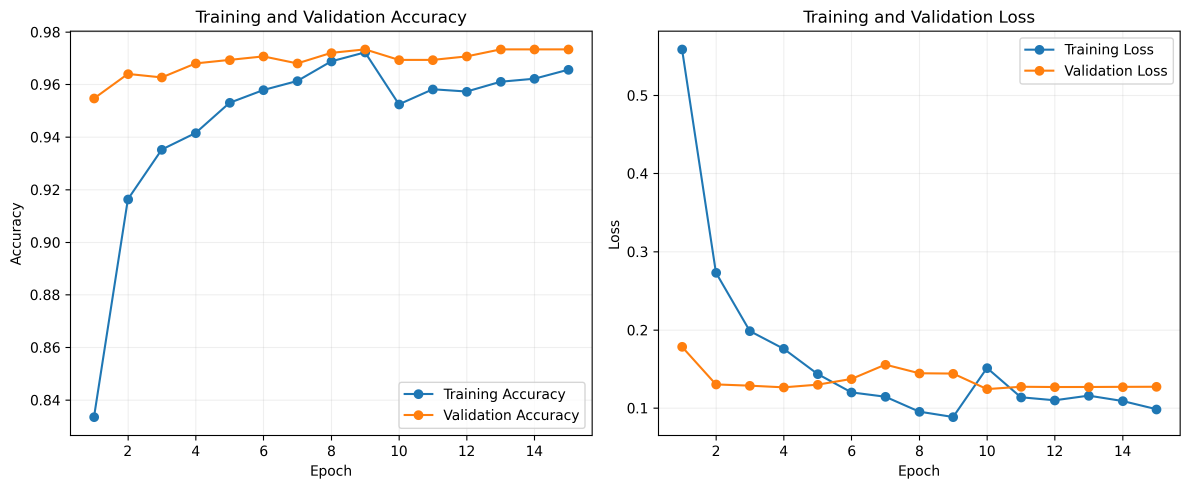
#> input picture models/training_history.png, 3570 x 1466 px (shown at 1/3 size)
$ python -i image_processing.py   (imports and definitions only)   (older library calls are emulated)
#> lines starting #> are read from the running program, lines starting #| are printed output that depends on the picture
from dataclasses import asdict, dataclass
from hashlib import sha256
from io import BytesIO
from pathlib import Path
from time import perf_counter
from typing import Iterable

import cv2
import numpy as np
from PIL import Image

from config import IMAGE_SIZE, QUALITY_THRESHOLDS, QualityThresholds


@dataclass
class QualityMetrics:
    width: int
    height: int
    aspect_ratio: float
    brightness: float
    dark_clip_percent: float
    bright_clip_percent: float
    contrast: float
    blur_score: float
    noise_score: float


@dataclass
class ProcessingResult:
    original_rgb: np.ndarray
    processed_rgb: np.ndarray
    original_metrics: QualityMetrics
    processed_metrics: QualityMetrics
    detected_problems: list[str]
    applied_methods: list[str]
    final_status: str
    processing_time: float

    # [12 lines left out: function report, not called in this run]


def read_image(image_source) -> np.ndarray:
    """Read a path, uploaded bytes, or a NumPy image and return RGB uint8."""
    if isinstance(image_source, np.ndarray):
        image = image_source.copy()
        if image.ndim == 2:
            image = cv2.cvtColor(image, cv2.COLOR_GRAY2RGB)
        elif image.ndim == 3 and image.shape[2] == 4:
            image = cv2.cvtColor(image, cv2.COLOR_RGBA2RGB)
        return np.clip(image, 0, 255).astype(np.uint8)

    if isinstance(image_source, (str, Path)):
        data = np.fromfile(str(image_source), dtype=np.uint8)
    elif isinstance(image_source, bytes):
        data = np.frombuffer(image_source, dtype=np.uint8)
    elif hasattr(image_source, "getvalue"):
        data = np.frombuffer(image_source.getvalue(), dtype=np.uint8)
    else:
        raise TypeError("Unsupported image source")

    decoded = cv2.imdecode(data, cv2.IMREAD_UNCHANGED)
    if decoded is None:
        raise ValueError("The image is unreadable or corrupted")
    if decoded.ndim == 2:
        return cv2.cvtColor(decoded, cv2.COLOR_GRAY2RGB)
    if decoded.shape[2] == 4:
        return cv2.cvtColor(decoded, cv2.COLOR_BGRA2RGB)
    return cv2.cvtColor(decoded, cv2.COLOR_BGR2RGB)


def calculate_quality(image_rgb: np.ndarray) -> QualityMetrics:
    height, width = image_rgb.shape[:2]
    gray = cv2.cvtColor(image_rgb, cv2.COLOR_RGB2GRAY)
    brightness = float(np.mean(gray))
    contrast = float(np.std(gray))
    blur_score = float(cv2.Laplacian(gray, cv2.CV_64F).var())
    dark_clip_percent = float(np.mean(gray <= 5) * 100)
    bright_clip_percent = float(np.mean(gray >= 250) * 100)
    smooth = cv2.GaussianBlur(gray, (3, 3), 0)
    noise_score = float(np.std(gray.astype(np.float32) - smooth.astype(np.float32)))
    return QualityMetrics(
        width=width,
        height=height,
        aspect_ratio=round(width / max(height, 1), 4),
        brightness=round(brightness, 4),
        dark_clip_percent=round(dark_clip_percent, 4),
        bright_clip_percent=round(bright_clip_percent, 4),
        contrast=round(contrast, 4),
        blur_score=round(blur_score, 4),
        noise_score=round(noise_score, 4),
    )


def detect_problems(
    metrics: QualityMetrics,
    thresholds: QualityThresholds = QUALITY_THRESHOLDS,
) -> list[str]:
    problems = []
    if metrics.width < thresholds.reject_width or metrics.height < thresholds.reject_height:
        problems.append("very_low_resolution")
    elif metrics.width < thresholds.min_width or metrics.height < thresholds.min_height:
        problems.append("low_resolution")
    if metrics.brightness < thresholds.dark_brightness:
        problems.append("dark")
    elif metrics.brightness > thresholds.bright_brightness:
        problems.append("overexposed")
    if metrics.dark_clip_percent > thresholds.dark_clip_percent:
        problems.append("dark_clipping")
    if metrics.bright_clip_percent > thresholds.bright_clip_percent:
        problems.append("bright_clipping")
    if metrics.contrast < thresholds.low_contrast:
        problems.append("low_contrast")
    if metrics.blur_score < thresholds.severe_blur:
        problems.append("severe_blur")
    elif metrics.blur_score < thresholds.mild_blur:
        problems.append("mild_blur")
    if metrics.noise_score > thresholds.noise_score:
        problems.append("noise")
    return problems


# [12 lines left out: functions gamma_correction, improve_local_contrast, not called in this run]


def reduce_noise(image_rgb: np.ndarray) -> np.ndarray:
    return cv2.bilateralFilter(image_rgb, d=5, sigmaColor=35, sigmaSpace=35)


# [4 lines left out: function unsharp_mask, not called in this run]


def resize_with_padding(
    image_rgb: np.ndarray,
    target_size: tuple[int, int] = IMAGE_SIZE,
    padding_color: tuple[int, int, int] = (0, 0, 0),
) -> np.ndarray:
    target_height, target_width = target_size
    height, width = image_rgb.shape[:2]
    scale = min(target_width / width, target_height / height)
    new_width = max(1, int(round(width * scale)))
    new_height = max(1, int(round(height * scale)))
    interpolation = cv2.INTER_AREA if scale < 1 else cv2.INTER_CUBIC
    resized = cv2.resize(image_rgb, (new_width, new_height), interpolation=interpolation)

    canvas = np.full((target_height, target_width, 3), padding_color, dtype=np.uint8)
    left = (target_width - new_width) // 2
    top = (target_height - new_height) // 2
    canvas[top : top + new_height, left : left + new_width] = resized
    return canvas


def smart_process_image(
    image_source,
    thresholds: QualityThresholds = QUALITY_THRESHOLDS,
    target_size: tuple[int, int] = IMAGE_SIZE,
) -> ProcessingResult:
    started = perf_counter()
    original = read_image(image_source)
    original_metrics = calculate_quality(original)
    problems = detect_problems(original_metrics, thresholds)
    processed = original.copy()
    methods = []

    if "very_low_resolution" not in problems:
        if "dark" in problems and "dark_clipping" not in problems:
            processed = gamma_correction(processed, 0.65)
            methods.append("gamma_brightening")
        elif "overexposed" in problems and "bright_clipping" not in problems:
            processed = gamma_correction(processed, 1.35)
            methods.append("gamma_darkening")

        if "low_contrast" in problems:
            processed = improve_local_contrast(processed)
            methods.append("clahe")
        if "noise" in problems:
            processed = reduce_noise(processed)
            methods.append("bilateral_filter")
        if "mild_blur" in problems:
            processed = unsharp_mask(processed)
            methods.append("unsharp_mask")

    if processed.shape[:2] != target_size:
        processed = resize_with_padding(processed, target_size)
        methods.append("aspect_ratio_resize_and_padding")

    processed_metrics = calculate_quality(processed)
    severe = {"very_low_resolution", "severe_blur", "dark_clipping", "bright_clipping"}
    if "very_low_resolution" in problems:
        status = "Rejected"
    elif severe.intersection(problems):
        status = "Review"
    elif methods:
        status = "Processed"
    else:
        status = "Accepted"

    return ProcessingResult(
        original_rgb=original,
        processed_rgb=processed,
        original_metrics=original_metrics,
        processed_metrics=processed_metrics,
        detected_problems=problems,
        applied_methods=methods,
        final_status=status,
        processing_time=perf_counter() - started,
    )


# [35 lines left out: functions save_rgb_image, encode_jpeg, file_sha256, perceptual_hash, not called in this run]


def hamming_distance(hash_a: str, hash_b: str) -> int:
    return (int(hash_a, 16) ^ int(hash_b, 16)).bit_count()


# [12 lines left out: function quality_histogram, not called in this run]

>>> import cv2
>>> picture = cv2.cvtColor(cv2.imread('models/training_history.png'), cv2.COLOR_BGR2RGB)
>>> result = smart_process_image(picture)
#> in calculate_quality, `gray = cv2.cvtColor(image_rgb, cv2.COLOR_RGB2GRAY)`:
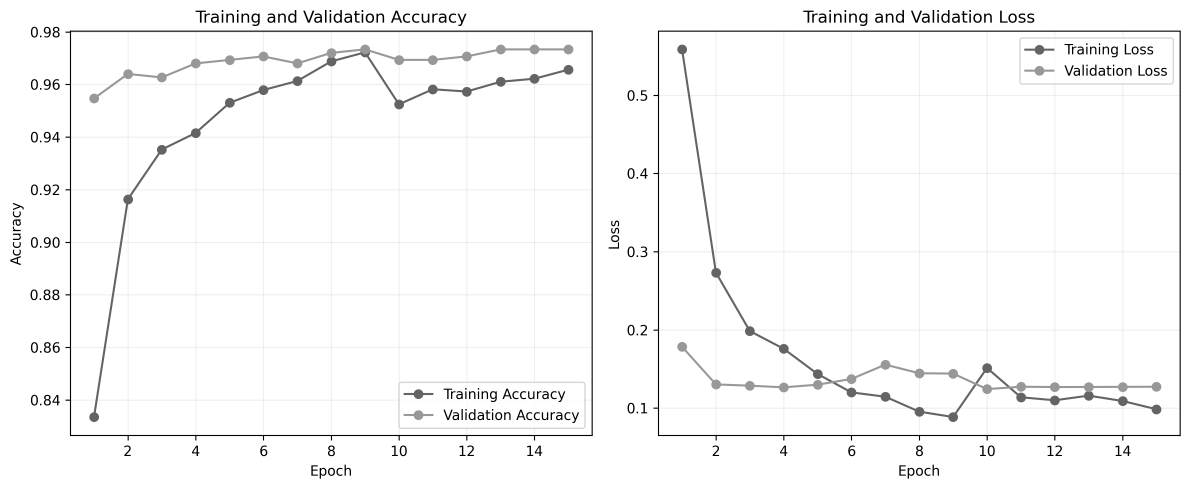
#> gray: shape (1466, 3570) (shown at 1/3 size); min 0, max 255, mean 248.4
#> in calculate_quality, `brightness = float(np.mean(gray))`: brightness = 248.4
#> in calculate_quality, `contrast = float(np.std(gray))`: contrast = 34.53
#> in calculate_quality, `blur_score = float(cv2.Laplacian(gray, cv2.CV_64F).var())`: blur_score = 833.1
#> in calculate_quality, `dark_clip_percent = float(np.mean(gray <= 5) * 100)`: dark_clip_percent = 1.32
#> in calculate_quality, `bright_clip_percent = float(np.mean(gray >= 250) * 100)`: bright_clip_percent = 93.96
#> in calculate_quality, `noise_score = float(np.std(gray.astype(np.float32) - smooth.astype(np...`: noise_score = 6.75
#> in smart_process_image, `problems = detect_problems(original_metrics, thresholds)`: problems = ['overexposed', 'bright_clipping']
#> in resize_with_padding, `resized = cv2.resize(image_rgb, (new_width, new_height), interpolation..`:
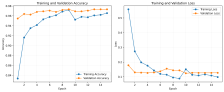
#> resized: shape (92, 224, 3); mean R, G, B 248.6, 248.5, 248.2
#> in resize_with_padding, `canvas[top : top + new_height, left : left + new_width] = resized`:
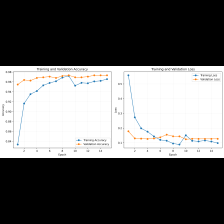
#> canvas: shape (224, 224, 3); mean R, G, B 102.1, 102, 101.9
#> in calculate_quality (call 2), `brightness = float(np.mean(gray))`: brightness = 102
#> in calculate_quality (call 2), `contrast = float(np.std(gray))`: contrast = 122.8
#> in calculate_quality (call 2), `blur_score = float(cv2.Laplacian(gray, cv2.CV_64F).var())`: blur_score = 1995.7
#> in calculate_quality (call 2), `dark_clip_percent = float(np.mean(gray <= 5) * 100)`: dark_clip_percent = 58.93
#> in calculate_quality (call 2), `bright_clip_percent = float(np.mean(gray >= 250) * 100)`: bright_clip_percent = 35.23
#> in calculate_quality (call 2), `smooth = cv2.GaussianBlur(gray, (3, 3), 0)`:
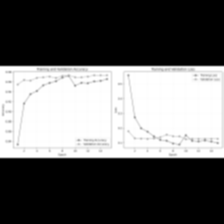
#> smooth: shape (224, 224); min 0, max 255, mean 102
#> in calculate_quality (call 2), `noise_score = float(np.std(gray.astype(np.float32) - smooth.astype(np...`: noise_score = 10.59
